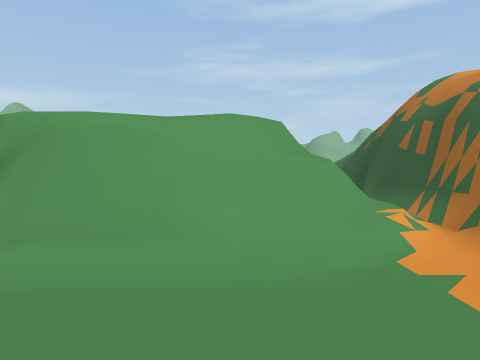
[1] (above)

13 first-person views from a walk through a Unity game level. The camera is 1.5 m above the floor, tilts 2° down and sees 70° across. The floor is counted in squares, 2 m on a side. Each view is taken from the middle of a square. On the plan, view 1 faces up. The plan holds only what a view shows up to about 11 squares ahead; the rest is blank. The place goes on beyond the plan. The player is left out. Some surface patterns are stand-ins.

[2]
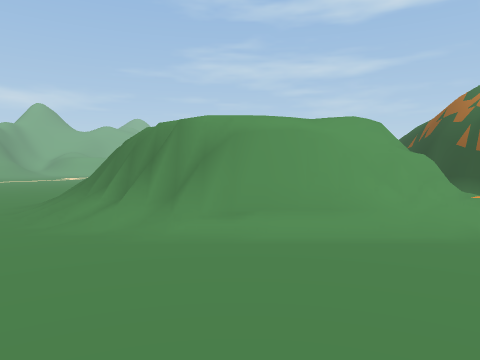

[3]
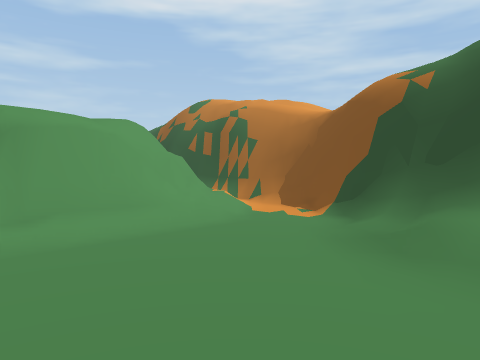

[4]
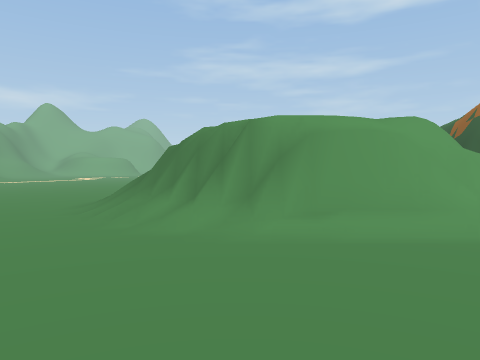

[5]
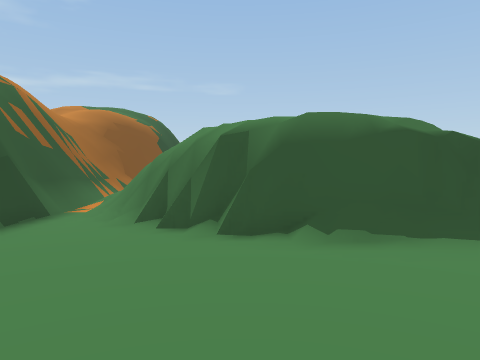

[6]
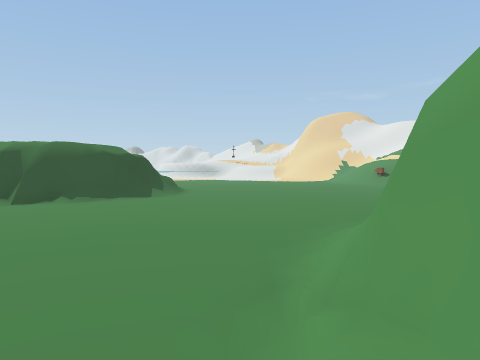

[7]
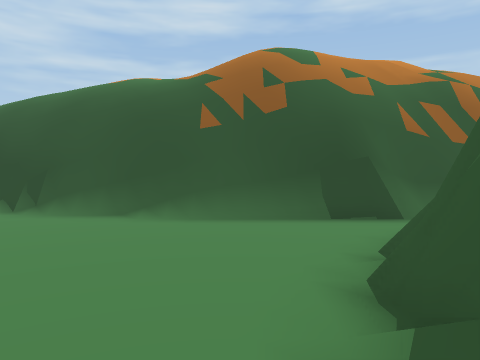

[8]
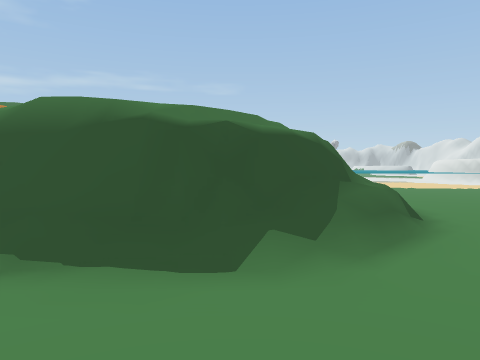

[9]
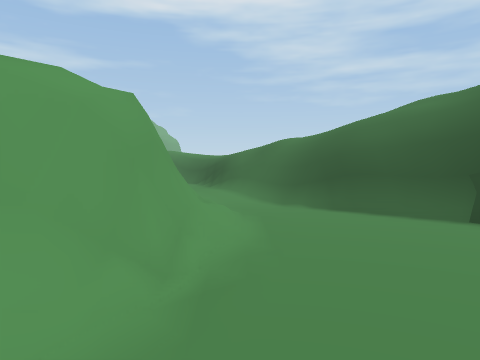

[10]
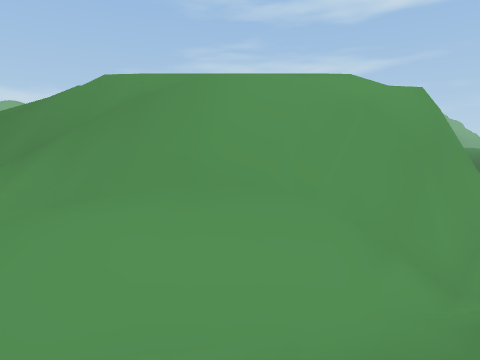

[11]
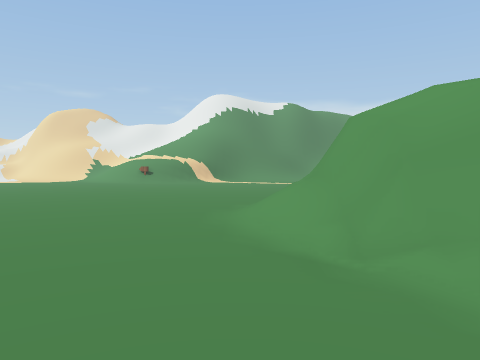

[12]
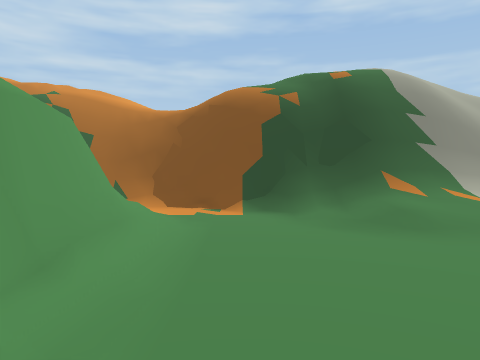

[13]
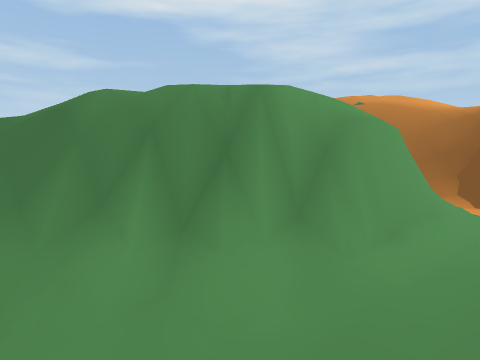

### Floor plan
Key: @ floor where view 1 was taken; # wall or solid block; x gap in a wall; . main floor; : floor 0.75 m higher than the main floor; / step, stairs or slope; = window, fence, low wall or low ledge; ^ raised ledge; v drop or lower ground.
Columns run from 8 left of view 1 to 8 right of it. Each row starts with its distance up from view 1.
 23             :///
 22             ////
 21            /////
 20          #=/.=//
 19      #####/..#///
 18 ...  /###/...#///
 17 .....///.....#//
 16 ...........  #/
 15 ............##//
 14 ............#v//
 13 ............#v/
 12 ............#v/
 11 ...........##v/
 10 ..../####..##//
  9 .../^#  ##.##//
  8 .../^    #x##//
  7 ..//     #^##//
  6 ..//^    #^##///
  5 .../#   ##/##///
  4 .../######/##/
  3   ..//##//.#v/
  2    ......./#//
  1    ....../#v//
  0     ....@/#v/
 -1      ...//#v/
 -2          /#v/
 -3            //

Positions as (right, up) in squares from view 1, and headings:
1: (0, 0), facing up
2: (-2, -1), facing up
3: (-3, -1), facing up-right
4: (-3, -1), facing up
5: (0, 14), facing down
6: (2, 19), facing down-left
7: (-2, 11), facing right
8: (-3, 13), facing down
9: (-1, 16), facing up-right
10: (-1, 16), facing up
11: (3, 17), facing left
12: (-4, 2), facing right
13: (-5, 2), facing up-right
